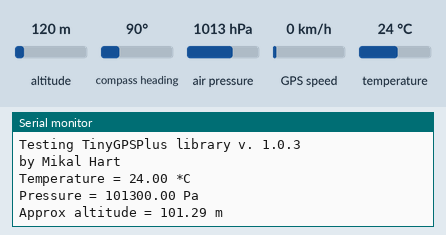
The sketch below on a simulated Arduino Uno, built with avr-gcc and run on an emulated ATmega328P. Shown: the last lines printed to the serial monitor. The test bench sets the inputs (shaded band); at power-on: air pressure 1013 hPa, temperature 24 °C, altitude 120 m, compass heading 90°, GPS speed 0 km/h. The GPS gets a fix after 3 s at 37.7749, -122.4194 with 8 satellites.

Above: at 1.2 s.
1.3 s: air pressure set to 952 hPa
At 2.25 s:
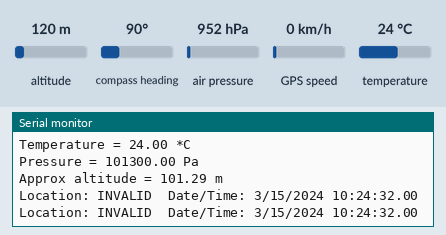
5.8 s: temperature set to 12 °C
At 6.58 s:
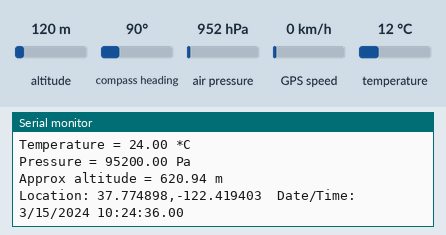
7.3 s: air pressure set to 975 hPa
At 9.3 s:
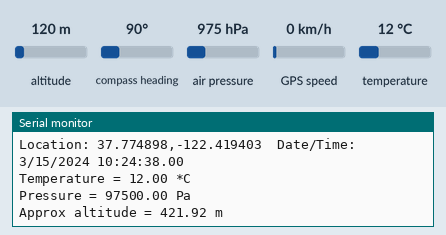
Timing chart, 0 to 10.8 s (numbered marks = the images above; inputs shaded):
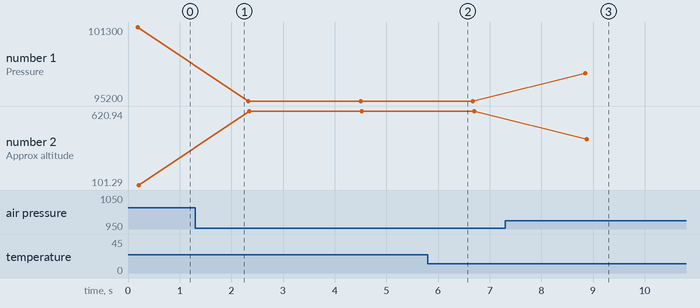

Measured:
- after the input at 7.3 s, the serial monitor: prints a new line after 1.6 s (image 3)
- plotted number 1: 101300 → 95200 after the input at 1.3 s, 95200 → 97500 after the input at 7.3 s
- plotted number 2: 101.29 → 620.94 after the input at 1.3 s, 620.94 → 421.92 after the input at 7.3 s

The sketch:

unificat_bmp_gps_2025_01.ino
```cpp
//BMP
#include <Wire.h>
#include <SPI.h>
#include <Adafruit_BMP280.h>

#define BMP_SCK  (13)
#define BMP_MISO (12)
#define BMP_MOSI (11)
#define BMP_CS   (10)

Adafruit_BMP280 bmp; // I2C
//Adafruit_BMP280 bmp(BMP_CS); // hardware SPI
//Adafruit_BMP280 bmp(BMP_CS, BMP_MOSI, BMP_MISO,  BMP_SCK);


//GPS

#include <TinyGPSPlus.h>
#include <SoftwareSerial.h>
/*
   This sample sketch demonstrates the normal use of a TinyGPSPlus (TinyGPSPlus) object.
   It requires the use of SoftwareSerial, and assumes that you have a
   4800-baud serial GPS device hooked up on pins 4(rx) and 3(tx).
*/
static const int RXPin = 4, TXPin = 3;
static const uint32_t GPSBaud = 9600;

// The TinyGPSPlus object
TinyGPSPlus gps;

// The serial connection to the GPS device
SoftwareSerial ss(RXPin, TXPin);

void setup()
{

//BMP inici
Serial.begin(9600);
  while ( !Serial ) delay(100);   // wait for native usb
  Serial.println(F("BMP280 test"));
  unsigned status;
  //status = bmp.begin(BMP280_ADDRESS_ALT, BMP280_CHIPID);
  status = bmp.begin();
  if (!status) {
    Serial.println(F("Could not find a valid BMP280 sensor, check wiring or "
                      "try a different address!"));
    Serial.print("SensorID was: 0x"); Serial.println(bmp.sensorID(),16);
    Serial.print("        ID of 0xFF probably means a bad address, a BMP 180 or BMP 085\n");
    Serial.print("   ID of 0x56-0x58 represents a BMP 280,\n");
    Serial.print("        ID of 0x60 represents a BME 280.\n");
    Serial.print("        ID of 0x61 represents a BME 680.\n");
    while (1) delay(10);
  }

  /* Default settings from datasheet. */
  bmp.setSampling(Adafruit_BMP280::MODE_NORMAL,     /* Operating Mode. */
                  Adafruit_BMP280::SAMPLING_X2,     /* Temp. oversampling */
                  Adafruit_BMP280::SAMPLING_X16,    /* Pressure oversampling */
                  Adafruit_BMP280::FILTER_X16,      /* Filtering. */
                  Adafruit_BMP280::STANDBY_MS_500); /* Standby time. */
//BMP final
  Serial.begin(9600);
  ss.begin(GPSBaud);

  Serial.println(F("DeviceExample.ino"));
  Serial.println(F("A simple demonstration of TinyGPSPlus with an attached GPS module"));
  Serial.print(F("Testing TinyGPSPlus library v. ")); Serial.println(TinyGPSPlus::libraryVersion());
  Serial.println(F("by Mikal Hart"));
  Serial.println();
}

void loop()
{

//BMP inici
    Serial.print(F("Temperature = "));
    Serial.print(bmp.readTemperature());
    Serial.println(" *C");

    Serial.print(F("Pressure = "));
    Serial.print(bmp.readPressure());
    Serial.println(" Pa");

    Serial.print(F("Approx altitude = "));
    Serial.print(bmp.readAltitude(1025.25)); /* Adjusted to local forecast! */
    Serial.println(" m");

    Serial.println();
    delay(2000);


//BMP final
  // This sketch displays information every time a new sentence is correctly encoded.
  while (ss.available() > 0)
    if (gps.encode(ss.read()))
      displayInfo();

  if (millis() > 5000 && gps.charsProcessed() < 10)
  {
    Serial.println(F("No GPS detected: check wiring."));
    while(true);
  }
}

void displayInfo()
{
  Serial.print(F("Location: "));
  if (gps.location.isValid())
  {
    Serial.print(gps.location.lat(), 6);
    Serial.print(F(","));
    Serial.print(gps.location.lng(), 6);
  }
  else
  {
    Serial.print(F("INVALID"));
  }

  Serial.print(F("  Date/Time: "));
  if (gps.date.isValid())
  {
    Serial.print(gps.date.month());
    Serial.print(F("/"));
    Serial.print(gps.date.day());
    Serial.print(F("/"));
    Serial.print(gps.date.year());
  }
  else
  {
    Serial.print(F("INVALID"));
  }

  Serial.print(F(" "));
  if (gps.time.isValid())
  {
    if (gps.time.hour() < 10) Serial.print(F("0"));
    Serial.print(gps.time.hour());
    Serial.print(F(":"));
    if (gps.time.minute() < 10) Serial.print(F("0"));
    Serial.print(gps.time.minute());
    Serial.print(F(":"));
    if (gps.time.second() < 10) Serial.print(F("0"));
    Serial.print(gps.time.second());
    Serial.print(F("."));
    if (gps.time.centisecond() < 10) Serial.print(F("0"));
    Serial.print(gps.time.centisecond());
  }
  else
  {
    Serial.print(F("INVALID"));
  }

  Serial.println();
}
```
